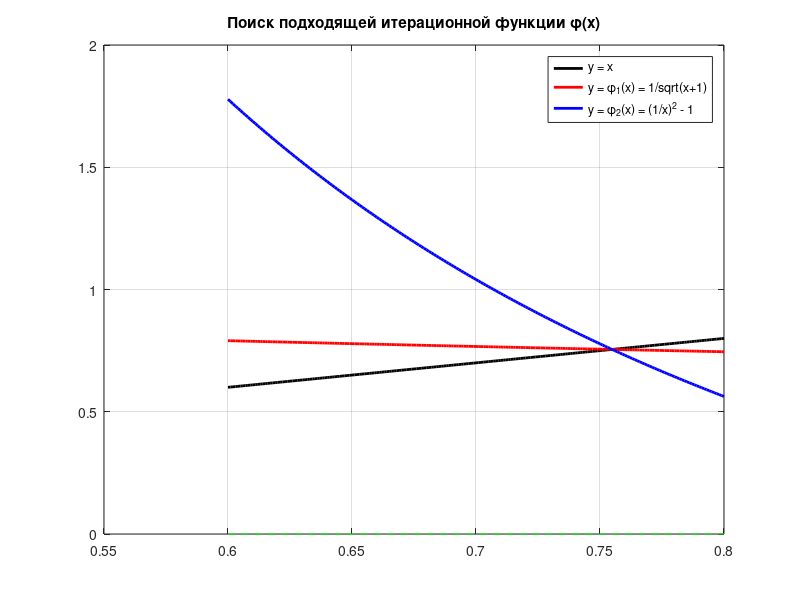

The MATLAB script that drew this image:
a = 0.6;
b = 0.8;
x = a:0.001:b;

% Определяем наши функции phi(x)
phi1 = 1 ./ sqrt(x + 1);
phi2 = (1 ./ x).^2 - 1;

% Строим графики
plot(x, x, 'k', 'LineWidth', 2); % Рисуем y = x
hold on;
plot(x, phi1, 'r', 'LineWidth', 2); % Рисуем y = phi1(x)
plot(x, phi2, 'b', 'LineWidth', 2); % Рисуем y = phi2(x)
plot(x, zeros(size(x)), 'g--'); % Рисуем ось X для наглядности
grid on;
legend('y = x', 'y = \phi_1(x) = 1/sqrt(x+1)', 'y = \phi_2(x) = (1/x)^2 - 1');
title('Поиск подходящей итерационной функции \phi(x)');
